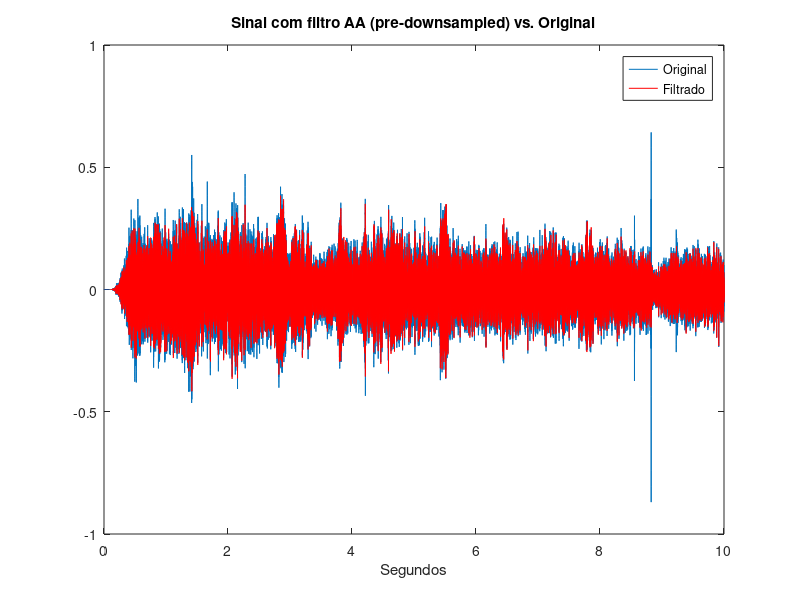
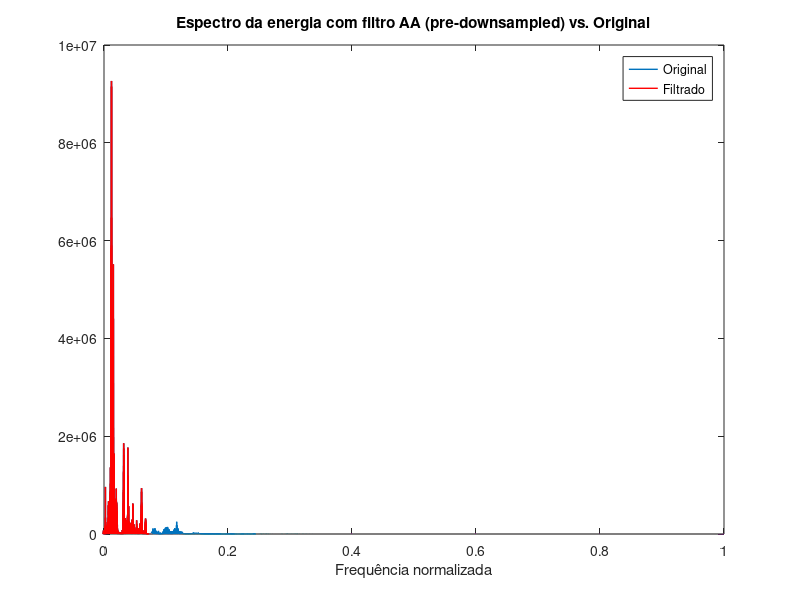
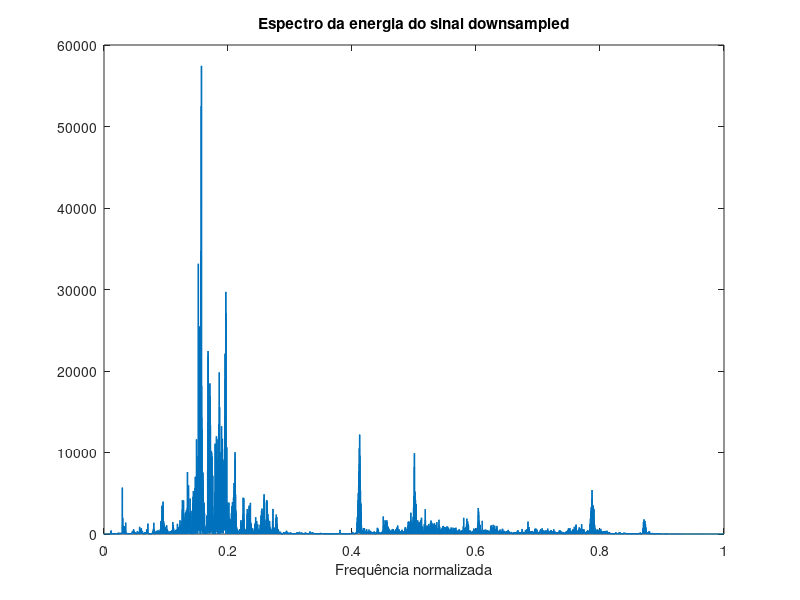
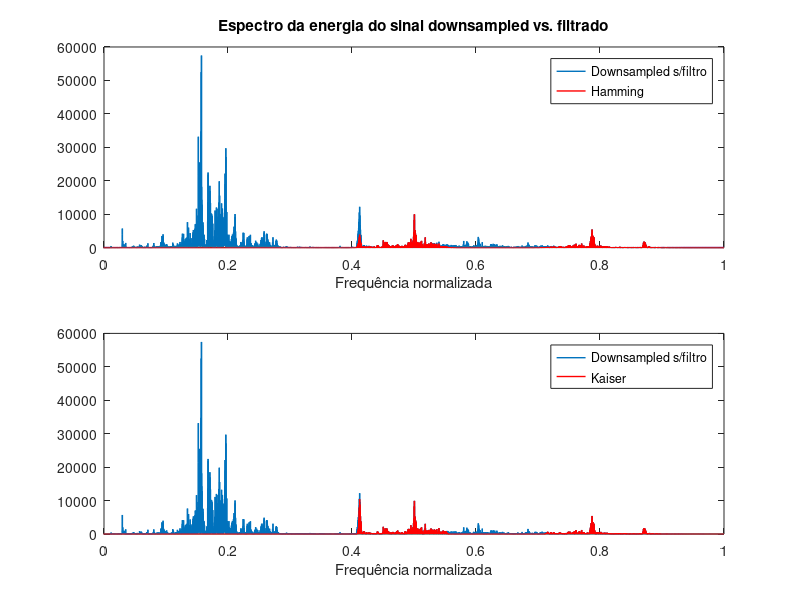

Here is the MATLAB script that generated these plots, in order:
%% PROJETO FINAL - PROCESSAMENTO DE SINAIS - PROF. THIAGO MARTINI

% % ALINE URNA
% % BRUNA SALGADO
% % FELIPE HATANO

% % a) Filtragem por filtro FIR low-pass (wc ~ 1633Hz) e Downsampling
close all
clear all

load('dados_02.mat');
sinal_final = sinal_final';

fs = 44100; % Frequência de amostragem dada pelo enunciado
ttotal = numel(sinal_final)/fs; % Tamanho da gravação em segundos
t = 1/fs:1/fs:ttotal;
figure(1);
plot(t,sinal_final);
hold on;

% % Espectro da energia
sigfft = fftshift(fft(sinal_final));
freqnorm = linspace(-1,1,numel(sigfft));
figure(2);
plot(freqnorm,2*(abs(sigfft).^2),'LineWidth',1.0); % Espectro de energia
hold on;

% % Filtro FIR para frequência normalizada (wc 1633Hz ~ wcn 0.0741)
filtroAA = fir1(1000,0.0741,kaiser(1001,10)); % Janelamento Kaiser
sinal_comAA = conv(sinal_final,filtroAA,'same');
figure(1);
plot(t,sinal_comAA,'r');
title('Sinal com filtro AA (pre-downsampled) vs. Original');
xlabel('Segundos');
legend('Original','Filtrado');

sinal_comAAfft = fftshift(fft(sinal_comAA));
figure(2);
plot(freqnorm,2*(abs(sinal_comAAfft).^2),'r','LineWidth',1.0);
xlim([0 1]);
title('Espectro da energia com filtro AA (pre-downsampled) vs. Original');
xlabel('Frequência normalizada');
legend('Original','Filtrado');

% % Lembrando que o filtro FIR possui fase linear, i.e., causa um atraso
% % de grupo no sinal.

% % Downsampling
fatorDS = floor(fs/(2*1633));
sinalDS = downsample(sinal_comAA,fatorDS);
fsDS = fs/fatorDS;
tDS = (0:1/fsDS:ttotal);
sinalDSfft = fftshift(fft(sinalDS));
freqnormDS = linspace(-1,1,numel(sinalDSfft));
figure(3);
plot(freqnormDS,2*(abs(sinalDSfft).^2),'LineWidth',1.0);
title('Espectro da energia do sinal downsampled');
xlim([0 1]);
xlabel('Frequência normalizada');

%% b) Projetando FIR para remover frequências indesejadas

% % A sinalização DTMF (Dual-Tone Multi-Frequency) produz dois sons: um em
% % frequências entre 697Hz e 941Hz e outro entre as frequências 1209Hz e
% % 1633Hz. Ou seja, janelamentos passa-faixa entre essas frequências é
% % um método eficiente para remover a maior parte das frequências
% % indesejadas.
% % Para realizar uma atenuação de 99.999% das frequências indesejadas, é
% % necessário ajustar a frequência de corte para os filtros projetados tal
% % que o decaimento seja 20*log10(1-0.99999) = -100dB.

% Vetores de frequências normalizadas
wn1 = [697/(fsDS/2) 941/(fsDS/2)]; 
wn2 = [1209/(fsDS/2) 1633/(fsDS/2)];

% Hamming
filtroHamming1 = fir1(100,wn1,hamming(101));
filtroHamming2 = fir1(100,wn2,hamming(101));
filtroHammingSoma = filtroHamming1 + filtroHamming2;
sigHamming = conv(sinalDS,filtroHammingSoma,'same');
sigHammingfft = fftshift(fft(sigHamming));
figure(4);
subplot(2,1,1);
plot(freqnormDS,2*(abs(sinalDSfft).^2),'LineWidth',1.0);
title('Espectro da energia do sinal downsampled vs. filtrado');
hold on;
plot(freqnormDS,2*(abs(sigHammingfft).^2),'r','LineWidth',1.0);
xlim([0 1]);
xlabel('Frequência normalizada');
legend('Downsampled s/filtro','Hamming');
hold off;
% freqz(filtroHammingSoma);
% plot(tDS,sigHamming);

% Kaiser
filtroKaiser1 = fir1(1000,wn1,kaiser(1001,5));
filtroKaiser2 = fir1(1000,wn2,kaiser(1001,5));
filtroKaiserSoma = filtroKaiser1 + filtroKaiser2;
sigKaiser = conv(sinalDS,filtroKaiserSoma,'same');
sigKaiserfft = fftshift(fft(sigKaiser));
figure(4);
subplot(2,1,2);
plot(freqnormDS,2*(abs(sinalDSfft).^2),'LineWidth',1.0);
hold on;
plot(freqnormDS,2*(abs(sigKaiserfft).^2),'r','LineWidth',1.0);
xlim([0 1]);
xlabel('Frequência normalizada');
legend('Downsampled s/filtro','Kaiser');
hold off;
% freqz(filtroKaiserSoma);
% plot(tDS,sigKaiser);

%% Separando o sinal nos intervalos dos quais as teclas foram pressionadas
% Dessa forma, é possível diminuir a intensidade espectral do ruído

% Os "inícios" e "términos" são intervalos de tempo que contém os instantes
% dos quais as teclas foram pressionadas. Esses dados foram obtidos
% empiricamente observando o gráfico no domínio do tempo do sinal filtrado.
inicio = [1.264 1.925 2.7880 3.784 4.613 5.411 6.42 7.05 7.768];
% termino = [1.488 2.232 2.954 3.934 4.782 5.56 6.663 7.216 7.908];

for i=1:9
   termino(i) = inicio(i)+0.2; % Inicio +0.2 segundos
   intervalo{i} = tDS>=inicio(i) & tDS<=termino(i);
   sinalTeclas{i} = sigKaiser(intervalo{i});
   % Inserção de zeros (zero padding) de 1ªordem para aumento da resolução.
   sinalTeclas{i} = [sinalTeclas{i} zeros(1,numel(sinalTeclas{i}))];
   % Obs.: a inserção de zeros também auxilia no tempo de processamento de
   % algoritmos FFT, pois tais algoritmos são mais eficientes quando o
   % número de amostras é uma potência de 2.
   fftTeclas{i} = fftshift(fft(sinalTeclas{i}));
   freqTeclas{i} = linspace(-fsDS/2,fsDS/2,numel(sinalTeclas{i}));
   figure;
   plot(freqTeclas{i},2*(abs(fftTeclas{i}).^2));
   xlim([0 fsDS/2]);
end

%% teste
% wnt1 = [697/(fs/2) 941/(fs/2)]; 
% wnt2 = [1209/(fs/2) 1633/(fs/2)];
% kaisert1 = fir1(1000,wnt1,kaiser(1001,5));
% kaisert2 = fir1(1000,wnt2,kaiser(1001,5));
% kaiserteste = kaisert1 + kaisert2;
% sinalTeste = conv(sinal_final, kaiserteste,'same');
% 
% inicio = [1.264 1.925 2.7880 3.784 4.613 5.411 6.42 7.05 7.768];
% % termino = [1.488 2.232 2.954 3.934 4.782 5.56 6.663 7.216 7.908];
% 
% for i=1:9
%    termino(i) = inicio(i)+0.3; % Inicio +0.2 segundos
%    intervalo{i} = t>=inicio(i) & t<=termino(i);
%    sinalTeclas{i} = sinalTeste(intervalo{i});
%    % Inserção de zeros (zero padding) de 1ªordem para aumento da resolução.
%    sinalTeclas{i} = [sinalTeclas{i} zeros(1,7*numel(sinalTeclas{i}))];
%    % Obs.: a inserção de zeros também auxilia no tempo de processamento de
%    % algoritmos FFT, pois tais algoritmos são mais eficientes quando o
%    % número de amostras é uma potência de 2.
%    fftTeclas{i} = fftshift(fft(sinalTeclas{i}));
%    freqTeclas{i} = linspace(-fs/2,fs/2,numel(sinalTeclas{i}));
%    figure;
%    plot(freqTeclas{i},2*(abs(fftTeclas{i}).^2));
%    xlim([0 fsDS/2]);
% end
